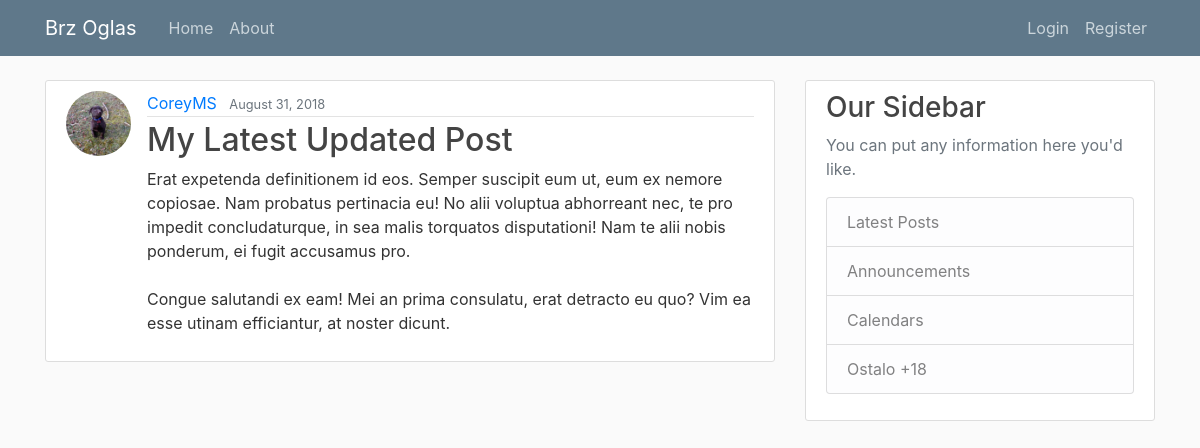
/post/30/, run on an earlier commit of the app's database.
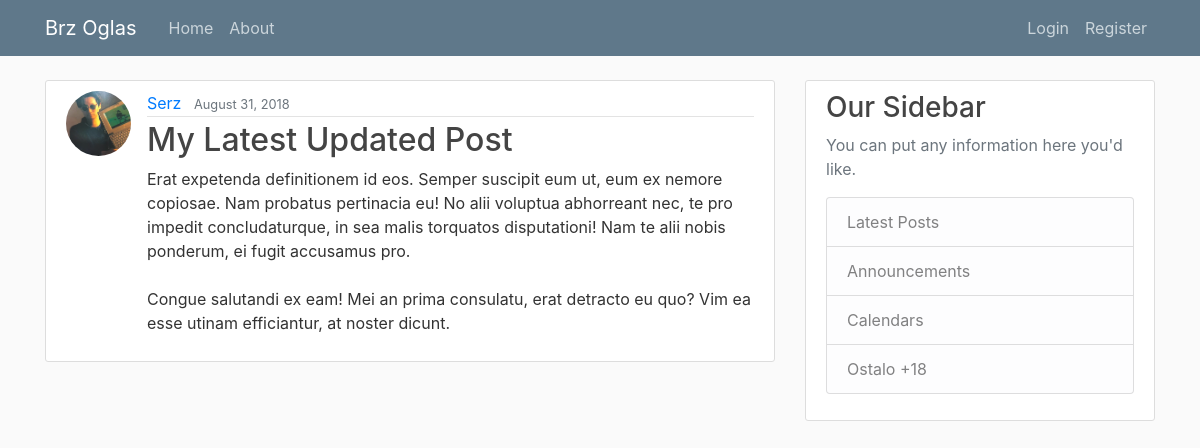
And on a later commit of the database.
### blog/models.py (models this page shows, shortened)
class Post(models.Model):
    title = models.CharField(max_length=100)
    content = models.TextField()
    date_posted = models.DateTimeField(default=timezone.now)
    author = models.ForeignKey(User, on_delete=models.CASCADE)

### users/models.py (models this page shows, shortened)
class Profile(models.Model):
    user = models.OneToOneField(User, on_delete=models.CASCADE)
    image = models.ImageField(default='default.jpg', upload_to='profile_pics')

### blog/views.py (the view)
# urls.py: path('post/<int:pk>/', PostDetailView.as_view(), name='post-detail'),
class PostDetailView(DetailView):
    model = Post

### blog/templates/blog/post_detail.html (shortened to what this page needs)
{% extends "blog/base.html" %}
{% block content %}
  <article class="media content-section">
    <img class="rounded-circle article-img" src="{{ object.author.profile.image.url }}">
    <div class="media-body">
      <div class="article-metadata">
        <a class="mr-2" href="{% url 'user-posts' object.author.username %}">{{ object.author }}</a>
        <small class="text-muted">{{ object.date_posted|date:"F d, Y" }}</small>
      </div>
      <h2 class="article-title">{{ object.title }}</h2>
      <p class="article-content">{{ object.content }}</p>
    </div>
  </article>
{% endblock content %}

What changed in the data, as far as the page shows it:
changed through a linked row, Post "My Latest Updated Post": author.profile.image: a different picture; author "CoreyMS" → "Serz"
